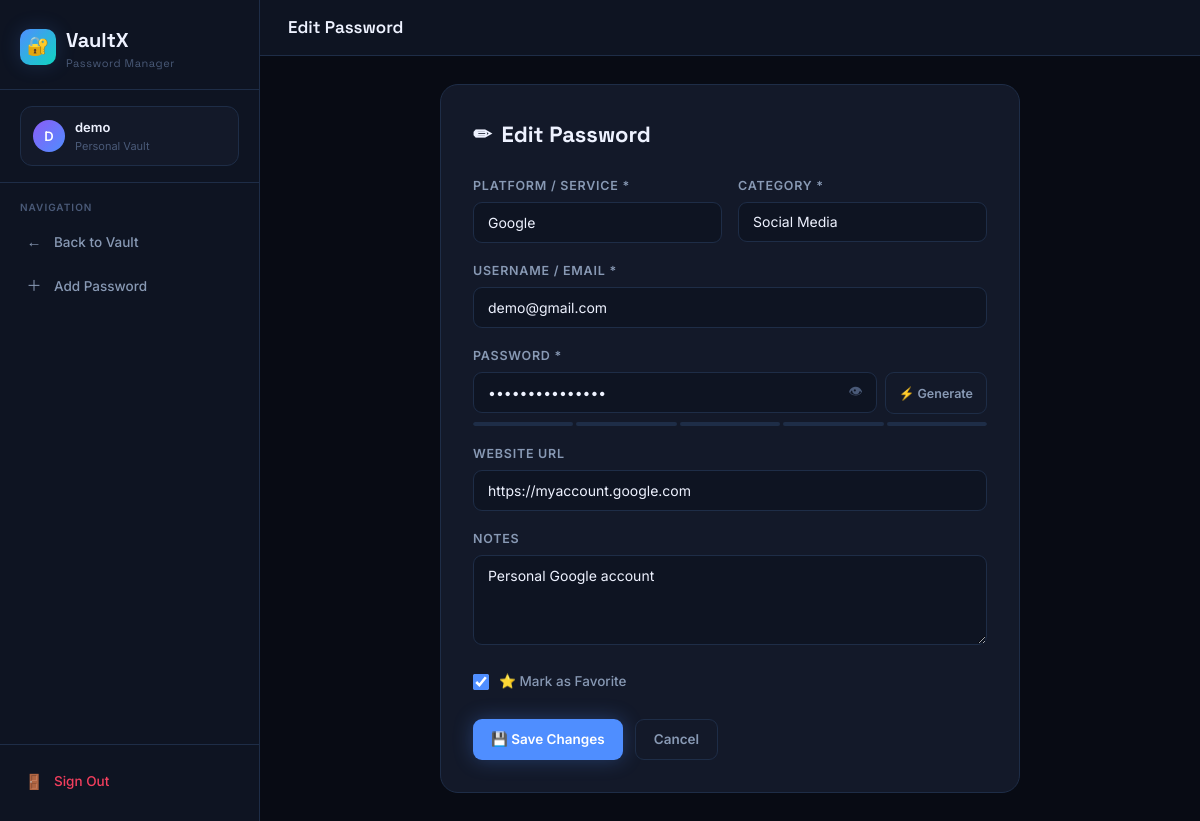
The app's page /edit/1/ (signed in) with its own data.
### vault/models.py (models this page shows, shortened)
class PasswordEntry(models.Model):
    user = models.ForeignKey(User, on_delete=models.CASCADE, related_name='passwords')
    platform = models.CharField(max_length=100)
    username = models.CharField(max_length=200)
    _password = models.TextField(db_column='password')
    url = models.URLField(blank=True, null=True)
    notes = models.TextField(blank=True, null=True)
    category = models.CharField(max_length=50, choices=CATEGORY_CHOICES, default='other')
    is_favorite = models.BooleanField(default=False)
    created_at = models.DateTimeField(auto_now_add=True)
    updated_at = models.DateTimeField(auto_now=True)
    @property
    def password(self):
        try:
            f = get_fernet()
            return f.decrypt(self._password.encode()).decode()
        except:
            return self._password
    @password.setter
    def password(self, value):
        f = get_fernet()
        self._password = f.encrypt(value.encode()).decode()
    class Meta:
        ordering = ['-updated_at']

### vault/views.py (the view)
# urls.py: path('edit/<int:pk>/', views.edit_entry, name='edit_entry'),
@login_required
def edit_entry(request, pk):
    entry = get_object_or_404(PasswordEntry, pk=pk, user=request.user)
    if request.method == 'POST':
        form = PasswordEntryForm(request.POST, instance=entry)
        if form.is_valid():
            form.save()
            messages.success(request, f'"{entry.platform}" updated!')
            return redirect('dashboard')
    else:
        initial = {'password': entry.password}
        form = PasswordEntryForm(instance=entry, initial=initial)
    return render(request, 'vault/entry_form.html', {'form': form, 'title': 'Edit Password', 'entry': entry, 'categories': CATEGORY_CHOICES, 'quick_platforms': QUICK_PLATFORMS})

### vault/forms.py (shortened to what this page needs)
class PasswordEntryForm(forms.ModelForm):
    password = forms.CharField(widget=forms.PasswordInput(render_value=True))
    class Meta:
        model = PasswordEntry
        fields = ['platform', 'username', 'password', 'url', 'category', 'notes', 'is_favorite']

### vault/models.py (called while the page is built)
def get_fernet():
    key = b'vaultx-enc-key-32bytes-padding123'
    key = base64.urlsafe_b64encode(hashlib.sha256(key).digest())
    return Fernet(key)

### templates/vault/entry_form.html (shortened to what this page needs)
{% extends 'vault/base.html' %}
{% block body %}
<div class="app-layout">
  <aside class="sidebar">
    <div class="sidebar-logo">
      <a href="{% url 'dashboard' %}" class="logo-mark">
        <div class="logo-icon">🔐</div>
        <div>
          VaultX
          <span class="logo-sub">Password Manager</span>
        </div>
      </a>
    </div>
    <div class="sidebar-user">
      <div class="user-pill">
        <div class="user-avatar">{{ request.user.username|first|upper }}</div>
        <div class="user-info">
          <div class="user-name">{{ request.user.username }}</div>
          <div class="user-role">Personal Vault</div>
        </div>
      </div>
    </div>
    <nav class="sidebar-nav">
      <div class="nav-section-label">Navigation</div>
      <a href="{% url 'dashboard' %}" class="nav-link">
        <span class="nav-icon">←</span> Back to Vault
      </a>
      <a href="{% url 'add_entry' %}" class="nav-link {% if not entry %}active{% endif %}">
        <span class="nav-icon">＋</span> Add Password
      </a>
    </nav>
    <div class="sidebar-footer">
      <a href="{% url 'logout' %}" class="nav-link" style="color:var(--rose);">
        <span class="nav-icon">🚪</span> Sign Out
      </a>
    </div>
  </aside>
  <div class="main-content">
    <div class="topbar">
      <div class="topbar-title">{{ title }}</div>
    </div>
    <div class="page-body">
      <div class="form-page">
        <div class="form-card">
          <div class="form-title">
            <span>{% if entry %}✏{% else %}＋{% endif %}</span>
            {{ title }}
          </div>
          <form method="post">
            <div class="form-row-2">
              <div class="form-row" style="margin-bottom:0">
                <label>Platform / Service *</label>
                <input type="text" name="platform" id="platformInput"
                       placeholder="e.g. Google, GitHub, AWS…"
                       value="{{ form.platform.value|default:'' }}" required>
              </div>
              <div class="form-row" style="margin-bottom:0">
                <label>Category *</label>
                <select name="category" id="categorySelect">
                  {% for val, label in categories %}
                  <option value="{{ val }}" {% if form.category.value == val %}selected{% endif %}>{{ label }}</option>
                  {% endfor %}
                </select>
              </div>
            </div>
            <div class="form-row">
              <label>Username / Email *</label>
              <input type="text" name="username"
                     placeholder="your@email.com or username"
                     value="{{ form.username.value|default:'' }}" required>
            </div>
            <div class="form-row">
              <label>Password *</label>
              <div class="input-with-btn" style="display:flex; gap:8px; align-items:flex-start;">
                <div style="flex:1; position:relative;">
                  <input type="password" name="password" id="mainPassword"
                         placeholder="Enter or generate password"
                         value="{{ form.password.value|default:'' }}"
                         oninput="updateStrength(this)" required>
                  <button type="button" class="input-inner-btn" onclick="togglePassword('mainPassword')">👁</button>
                </div>
                <button type="button" class="btn btn-secondary btn-sm" onclick="generatePassword('mainPassword')" style="white-space:nowrap; height:42px; margin-top:0;">
                  ⚡ Generate
                </button>
              </div>
              <div class="pwd-strength">
                <div class="pwd-strength-bar">
                  <div class="pwd-strength-seg"></div>
                  <div class="pwd-strength-seg"></div>
                  <div class="pwd-strength-seg"></div>
                  <div class="pwd-strength-seg"></div>
                  <div class="pwd-strength-seg"></div>
                </div>
              </div>
            </div>
            <div class="form-row">
              <label>Website URL</label>
              <input type="url" name="url"
                     placeholder="https://example.com"
                     value="{{ form.url.value|default:'' }}">
            </div>
            <div class="form-row">
              <label>Notes</label>
              <textarea name="notes" placeholder="Optional — security questions, account numbers, etc.">{{ form.notes.value|default:'' }}</textarea>
            </div>
            <div class="form-row">
              <label class="checkbox-row" style="text-transform:none; letter-spacing:0;">
                <input type="checkbox" name="is_favorite"
                       {% if form.is_favorite.value %}checked{% endif %}>
                <span>⭐ Mark as Favorite</span>
              </label>
            </div>
            <div class="form-actions">
              <button type="submit" class="btn btn-primary">
                {% if entry %}💾 Save Changes{% else %}🔐 Save to Vault{% endif %}
              </button>
              <a href="{% url 'dashboard' %}" class="btn btn-secondary">Cancel</a>
            </div>
          </form>
        </div>
      </div>
    </div>
  </div>
</div>
{% endblock %}

### records on screen
PasswordEntry: platform "Google", category "Social Media", username "demo@gmail.com", url "https://myaccount.google.com", notes "Personal Google account"

### other values on screen
{{ request.user.username|first|upper }} "D"
{{ request.user.username }} "demo"
{{ title }} "Edit Password"
